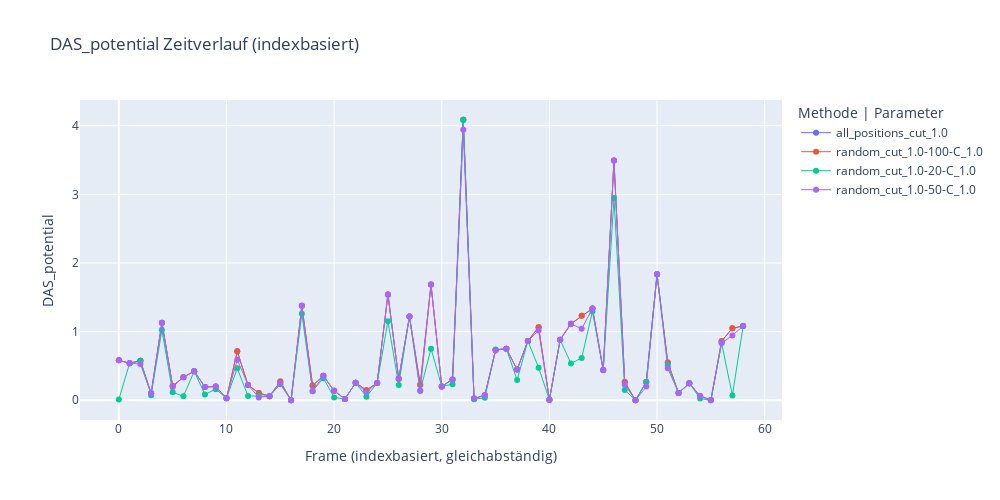
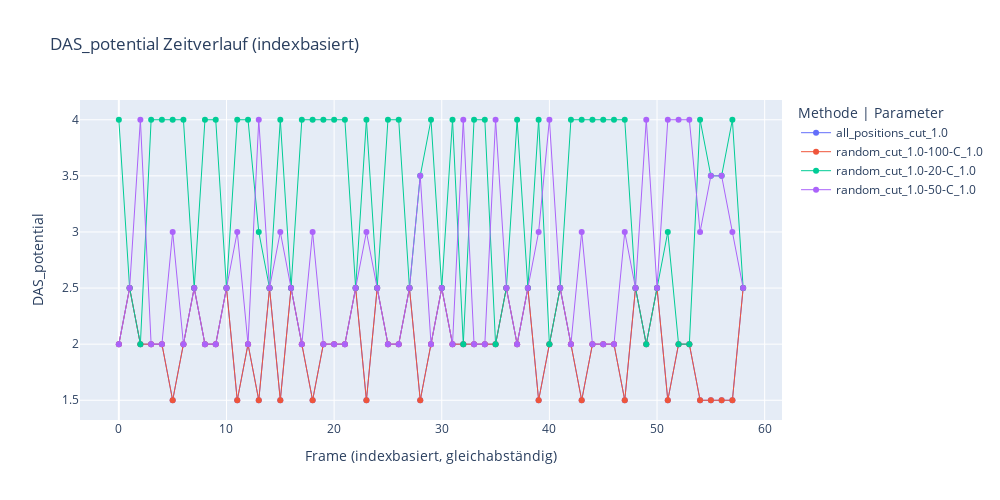

Notebook cell for these charts, in order:
### Code cell
df = full_df_mit_cut.copy()
keys = ["game_id", "player_id", "frame"]

pivot = df.pivot_table(
    index=keys,
    columns="tuning",
    values=["DAS_new", "DAS_potential"],
    aggfunc="first"
)
pivot.index = [frame for _, _, frame in pivot.index]
pivot.columns = [f"{metric.split("_")[1].capitalize()}DAS_{tuning.split("-")[0]}-{tuning.split("-N_")[1]}" for metric, tuning in pivot.columns]
pivot.columns = [col.split("-")[0] if "all_positions" in col else col for col in pivot.columns]
pivot_ranked = add_frame_ranks(pivot)

fig = plot_player_time_series(pivot)
fig.show()
fig = plot_player_time_series(pivot_ranked, metric_prefix="Rank_PotentialDAS_")
fig.show()

### Figure 1 — Plotly figure (JSON) as saved in the notebook; plotly's stock layout.template omitted (floating-point values rounded to 4 significant figures)
{"data": [{"hovertemplate": "frame_index: %{x}<br>all_positions_cut_1.0<br>DAS_potential: %{y:.3f}<extra></extra>", "line": {"width": 1}, "marker": {"size": 6}, "mode": "lines+markers", "name": "all_positions_cut_1.0", "type": "scatter", "x": [0, 1, 2, 3, 4, 5, 6, 7, 8, 9, 10, 11, 12, 13, 14, 15, 16, 17, 18, 19, 20, 21, 22, 23, 24, 25, 26, 27, 28, 29, 30, 31, 32, 33, 34, 35, 36, 37, 38, 39, 40, 41, 42, 43, 44, 45, 46, 47, 48, 49, 50, 51, 52, 53, 54, 55, 56, 57, 58], "y": [0.5829, 0.5391, 0.5753, 0.1019, 1.131, 0.2061, 0.3364, 0.4222, 0.194, 0.2005, 0.02947, 0.7122, 0.2223, 0.1059, 0.05968, 0.2728, 0.0, 1.376, 0.2134, 0.3554, 0.1379, 0.01833, 0.255, 0.1471, 0.2527, 1.54, 0.3117, 1.221, 0.2277, 1.686, 0.202, 0.3031, 4.087, 0.02508, 0.0729, 0.7352, 0.7504, 0.4467, 0.8632, 1.064, 0.007983, 0.8821, 1.114, 1.23, 1.336, 0.4423, 3.494, 0.2651, 0.0, 0.2667, 1.836, 0.5506, 0.1064, 0.2485, 0.0631, 0.002985, 0.8613, 1.049, 1.082]}, {"hovertemplate": "frame_index: %{x}<br>random_cut_1.0-100-C_1.0<br>DAS_potential: %{y:.3f}<extra></extra>", "line": {"width": 1}, "marker": {"size": 6}, "mode": "lines+markers", "name": "random_cut_1.0-100-C_1.0", "type": "scatter", "x": [0, 1, 2, 3, 4, 5, 6, 7, 8, 9, 10, 11, 12, 13, 14, 15, 16, 17, 18, 19, 20, 21, 22, 23, 24, 25, 26, 27, 28, 29, 30, 31, 32, 33, 34, 35, 36, 37, 38, 39, 40, 41, 42, 43, 44, 45, 46, 47, 48, 49, 50, 51, 52, 53, 54, 55, 56, 57, 58], "y": [0.5829, 0.5391, 0.5753, 0.1019, 1.131, 0.2061, 0.3364, 0.4222, 0.194, 0.2005, 0.02947, 0.7122, 0.2223, 0.1059, 0.05968, 0.2728, 0.0, 1.376, 0.2134, 0.3554, 0.1379, 0.01833, 0.255, 0.1471, 0.2527, 1.54, 0.3117, 1.221, 0.2277, 1.686, 0.202, 0.3031, 4.087, 0.02508, 0.0729, 0.7352, 0.7504, 0.4467, 0.8632, 1.064, 0.007983, 0.8821, 1.114, 1.23, 1.336, 0.4423, 3.494, 0.2651, 0.0, 0.2667, 1.836, 0.5506, 0.1064, 0.2485, 0.0631, 0.002985, 0.8613, 1.049, 1.082]}, {"hovertemplate": "frame_index: %{x}<br>random_cut_1.0-20-C_1.0<br>DAS_potential: %{y:.3f}<extra></extra>", "line": {"width": 1}, "marker": {"size": 6}, "mode": "lines+markers", "name": "random_cut_1.0-20-C_1.0", "type": "scatter", "x": [0, 1, 2, 3, 4, 5, 6, 7, 8, 9, 10, 11, 12, 13, 14, 15, 16, 17, 18, 19, 20, 21, 22, 23, 24, 25, 26, 27, 28, 29, 30, 31, 32, 33, 34, 35, 36, 37, 38, 39, 40, 41, 42, 43, 44, 45, 46, 47, 48, 49, 50, 51, 52, 53, 54, 55, 56, 57, 58], "y": [0.01084, 0.5391, 0.5753, 0.07467, 1.023, 0.1149, 0.05947, 0.4222, 0.08464, 0.1615, 0.02947, 0.4646, 0.06273, 0.0668, 0.05968, 0.2325, 0.0, 1.26, 0.1325, 0.3217, 0.04164, 0.01668, 0.255, 0.05157, 0.2527, 1.151, 0.2217, 1.221, 0.137, 0.7522, 0.202, 0.2345, 4.087, 0.01435, 0.03604, 0.7352, 0.7504, 0.2949, 0.8632, 0.4751, 0.007983, 0.8821, 0.5364, 0.6163, 1.293, 0.4376, 2.947, 0.1509, 0.0, 0.2667, 1.836, 0.5117, 0.1064, 0.2485, 0.02471, 0.0, 0.8326, 0.06955, 1.082]}, {"hovertemplate": "frame_index: %{x}<br>random_cut_1.0-50-C_1.0<br>DAS_potential: %{y:.3f}<extra></extra>", "line": {"width": 1}, "marker": {"size": 6}, "mode": "lines+markers", "name": "random_cut_1.0-50-C_1.0", "type": "scatter", "x": [0, 1, 2, 3, 4, 5, 6, 7, 8, 9, 10, 11, 12, 13, 14, 15, 16, 17, 18, 19, 20, 21, 22, 23, 24, 25, 26, 27, 28, 29, 30, 31, 32, 33, 34, 35, 36, 37, 38, 39, 40, 41, 42, 43, 44, 45, 46, 47, 48, 49, 50, 51, 52, 53, 54, 55, 56, 57, 58], "y": [0.5829, 0.5391, 0.527, 0.1019, 1.131, 0.1927, 0.3364, 0.4222, 0.194, 0.2005, 0.02947, 0.5915, 0.2223, 0.04146, 0.05968, 0.2477, 0.0, 1.376, 0.1363, 0.3554, 0.1379, 0.01833, 0.255, 0.1154, 0.2527, 1.54, 0.3117, 1.221, 0.137, 1.686, 0.202, 0.3031, 3.941, 0.02508, 0.0729, 0.7252, 0.7504, 0.4467, 0.8632, 1.015, 0.005336, 0.8821, 1.114, 1.041, 1.336, 0.4423, 3.494, 0.2272, 0.0, 0.1987, 1.836, 0.4655, 0.106, 0.2445, 0.06149, 0.0, 0.8326, 0.9448, 1.082]}], "layout": {"height": 500, "hovermode": "x unified", "legend": {"title": {"text": "Methode | Parameter"}}, "title": {"text": "DAS_potential Zeitverlauf (indexbasiert)"}, "width": 1000, "xaxis": {"title": {"text": "Frame (indexbasiert, gleichabständig)"}}, "yaxis": {"title": {"text": "DAS_potential"}}}}

### Figure 2 — Plotly figure (JSON) as saved in the notebook; plotly's stock layout.template omitted (floating-point values rounded to 4 significant figures)
{"data": [{"hovertemplate": "frame_index: %{x}<br>all_positions_cut_1.0<br>DAS_potential: %{y:.3f}<extra></extra>", "line": {"width": 1}, "marker": {"size": 6}, "mode": "lines+markers", "name": "all_positions_cut_1.0", "type": "scatter", "x": [0, 1, 2, 3, 4, 5, 6, 7, 8, 9, 10, 11, 12, 13, 14, 15, 16, 17, 18, 19, 20, 21, 22, 23, 24, 25, 26, 27, 28, 29, 30, 31, 32, 33, 34, 35, 36, 37, 38, 39, 40, 41, 42, 43, 44, 45, 46, 47, 48, 49, 50, 51, 52, 53, 54, 55, 56, 57, 58], "y": [2.0, 2.5, 2.0, 2.0, 2.0, 1.5, 2.0, 2.5, 2.0, 2.0, 2.5, 1.5, 2.0, 1.5, 2.5, 1.5, 2.5, 2.0, 1.5, 2.0, 2.0, 2.0, 2.5, 1.5, 2.5, 2.0, 2.0, 2.5, 1.5, 2.0, 2.5, 2.0, 2.0, 2.0, 2.0, 2.0, 2.5, 2.0, 2.5, 1.5, 2.0, 2.5, 2.0, 1.5, 2.0, 2.0, 2.0, 1.5, 2.5, 2.0, 2.5, 1.5, 2.0, 2.0, 1.5, 1.5, 1.5, 1.5, 2.5]}, {"hovertemplate": "frame_index: %{x}<br>random_cut_1.0-100-C_1.0<br>DAS_potential: %{y:.3f}<extra></extra>", "line": {"width": 1}, "marker": {"size": 6}, "mode": "lines+markers", "name": "random_cut_1.0-100-C_1.0", "type": "scatter", "x": [0, 1, 2, 3, 4, 5, 6, 7, 8, 9, 10, 11, 12, 13, 14, 15, 16, 17, 18, 19, 20, 21, 22, 23, 24, 25, 26, 27, 28, 29, 30, 31, 32, 33, 34, 35, 36, 37, 38, 39, 40, 41, 42, 43, 44, 45, 46, 47, 48, 49, 50, 51, 52, 53, 54, 55, 56, 57, 58], "y": [2.0, 2.5, 2.0, 2.0, 2.0, 1.5, 2.0, 2.5, 2.0, 2.0, 2.5, 1.5, 2.0, 1.5, 2.5, 1.5, 2.5, 2.0, 1.5, 2.0, 2.0, 2.0, 2.5, 1.5, 2.5, 2.0, 2.0, 2.5, 1.5, 2.0, 2.5, 2.0, 2.0, 2.0, 2.0, 2.0, 2.5, 2.0, 2.5, 1.5, 2.0, 2.5, 2.0, 1.5, 2.0, 2.0, 2.0, 1.5, 2.5, 2.0, 2.5, 1.5, 2.0, 2.0, 1.5, 1.5, 1.5, 1.5, 2.5]}, {"hovertemplate": "frame_index: %{x}<br>random_cut_1.0-20-C_1.0<br>DAS_potential: %{y:.3f}<extra></extra>", "line": {"width": 1}, "marker": {"size": 6}, "mode": "lines+markers", "name": "random_cut_1.0-20-C_1.0", "type": "scatter", "x": [0, 1, 2, 3, 4, 5, 6, 7, 8, 9, 10, 11, 12, 13, 14, 15, 16, 17, 18, 19, 20, 21, 22, 23, 24, 25, 26, 27, 28, 29, 30, 31, 32, 33, 34, 35, 36, 37, 38, 39, 40, 41, 42, 43, 44, 45, 46, 47, 48, 49, 50, 51, 52, 53, 54, 55, 56, 57, 58], "y": [4.0, 2.5, 2.0, 4.0, 4.0, 4.0, 4.0, 2.5, 4.0, 4.0, 2.5, 4.0, 4.0, 3.0, 2.5, 4.0, 2.5, 4.0, 4.0, 4.0, 4.0, 4.0, 2.5, 4.0, 2.5, 4.0, 4.0, 2.5, 3.5, 4.0, 2.5, 4.0, 2.0, 4.0, 4.0, 2.0, 2.5, 4.0, 2.5, 4.0, 2.0, 2.5, 4.0, 4.0, 4.0, 4.0, 4.0, 4.0, 2.5, 2.0, 2.5, 3.0, 2.0, 2.0, 4.0, 3.5, 3.5, 4.0, 2.5]}, {"hovertemplate": "frame_index: %{x}<br>random_cut_1.0-50-C_1.0<br>DAS_potential: %{y:.3f}<extra></extra>", "line": {"width": 1}, "marker": {"size": 6}, "mode": "lines+markers", "name": "random_cut_1.0-50-C_1.0", "type": "scatter", "x": [0, 1, 2, 3, 4, 5, 6, 7, 8, 9, 10, 11, 12, 13, 14, 15, 16, 17, 18, 19, 20, 21, 22, 23, 24, 25, 26, 27, 28, 29, 30, 31, 32, 33, 34, 35, 36, 37, 38, 39, 40, 41, 42, 43, 44, 45, 46, 47, 48, 49, 50, 51, 52, 53, 54, 55, 56, 57, 58], "y": [2.0, 2.5, 4.0, 2.0, 2.0, 3.0, 2.0, 2.5, 2.0, 2.0, 2.5, 3.0, 2.0, 4.0, 2.5, 3.0, 2.5, 2.0, 3.0, 2.0, 2.0, 2.0, 2.5, 3.0, 2.5, 2.0, 2.0, 2.5, 3.5, 2.0, 2.5, 2.0, 4.0, 2.0, 2.0, 4.0, 2.5, 2.0, 2.5, 3.0, 4.0, 2.5, 2.0, 3.0, 2.0, 2.0, 2.0, 3.0, 2.5, 4.0, 2.5, 4.0, 4.0, 4.0, 3.0, 3.5, 3.5, 3.0, 2.5]}], "layout": {"height": 500, "hovermode": "x unified", "legend": {"title": {"text": "Methode | Parameter"}}, "title": {"text": "DAS_potential Zeitverlauf (indexbasiert)"}, "width": 1000, "xaxis": {"title": {"text": "Frame (indexbasiert, gleichabständig)"}}, "yaxis": {"title": {"text": "DAS_potential"}}}}
